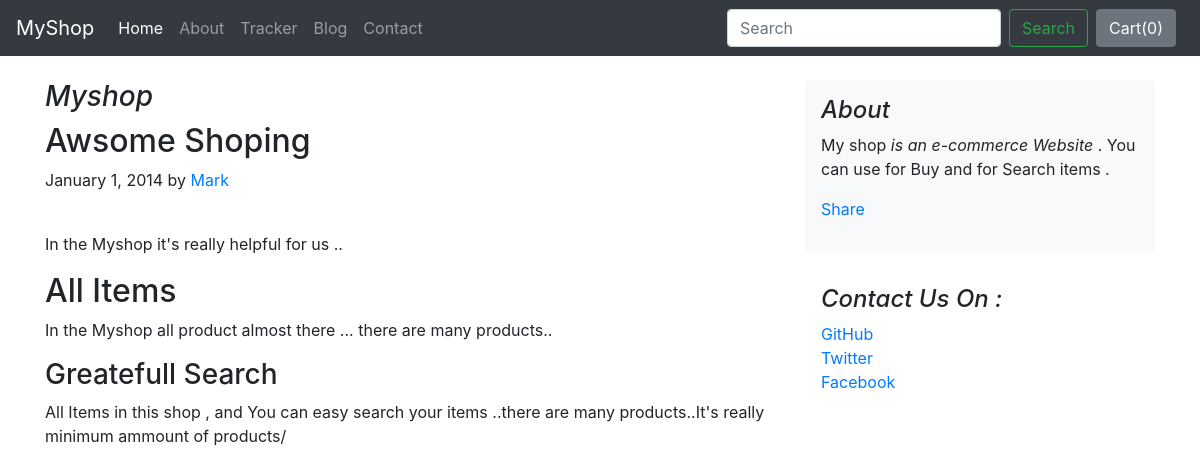
The app's page /Blog/blogpost/1 with its own data.
### Blog/models.py (models this page shows)
class Blogpost(models.Model):
    post_id = models.AutoField(primary_key=True)
    title = models.CharField(max_length=100)
    head0 = models.CharField(max_length=500, default="")
    chead0 = models.CharField(max_length=5000, default="")
    head1 = models.CharField(max_length=500,default="")
    chead1 = models.CharField(max_length=5000,default="")
    head2 = models.CharField(max_length=500,default="")
    chead2 = models.CharField(max_length=5000,default="")
    pub_date = models.DateField()
    thumbnail = models.ImageField(upload_to="shop/images", default="")
    def __str__(self):
        return self.title

### Blog/views.py (the view)
# urls.py: path("blogpost/<int:id>",views.blogpost, name="Blogpost")
def blogpost(request, id):
      post = Blogpost.objects.filter(post_id = id)[0]
      print(post)
      return render(request, "blog/blogpost.html", {'post':post})

### Blog/templates/blog/blogpost.html (shortened to what this page needs)
{% extends 'blog/basic.html'%}
{% block body %}
<div class="container mt-4">
    <div class="row">
        <div class="col-md-8 blog-main">
          <h3 class="font-italic">
           {{post.title}}
          </h3>
          <div class="blog-post">
            <h2 class="blog-post-title">{{post.head0}}</h2>
            <p class="blog-post-meta">January 1, 2014 by <a href="#">Mark</a></p>
              <br>
            <p>{{post.chead0}}</p>
            <h2>{{post.head1}}</h2>
           <p>{{post.chead1}}</p>
            <h3>{{post.head2}}</h3>
           <p>{{post.chead2}}</p>
          </div>
        </div>
        <aside class="col-md-4 blog-sidebar">
          <div class="p-3 mb-3 bg-light rounded">
            <h4 class="font-italic">About</h4>
            <p class="mb-0">My shop<em> is an e-commerce Website</em> . You can use for Buy and for Search items .</p>
              <div class="my-3 fb-share-button" data-href="http://127.0.0.1:8000/Blog/blogpost/{{post.post_id}}" data-layout="button_count" data-size="large"><a target="_blank" href="https://www.facebook.com/sharer/sharer.php?u=http%3A%2F%2F127.0.0.1%3A8000%2FBlog%2Fblogpost%2F2&amp;src=sdkpreparse" class="fb-xfbml-parse-ignore">Share</a></div>
          </div>
          <div class="p-3">
            <h4 class="font-italic">Contact Us On :</h4>
            <ol class="list-unstyled">
              <li><a href="#">GitHub</a></li>
              <li><a href="#">Twitter</a></li>
              <li><a href="#">Facebook</a></li>
            </ol>
          </div>
        </aside>
      </div>
</div>
{% endblock body %}

### records on screen
Blogpost: title "Myshop", head0 "Awsome Shoping", chead0 "In the Myshop it's really helpful for us ..", head1 "All Items", chead1 "In the Myshop all product almost there ... there are many products..", head2 "Greatefull Search", chead2 "All Items in this shop , and You can easy search your items ..there are many products..It's really minimum ammount of products/"
